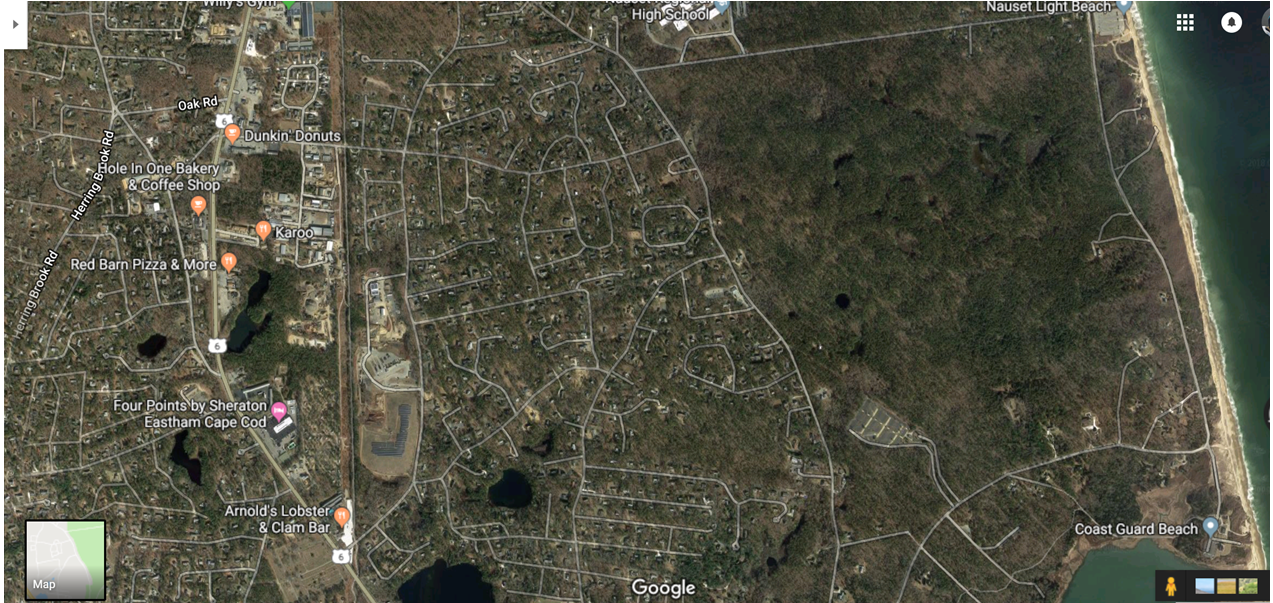
//> input picture CS361-GISTool-Group23/Discolordetect Integration Tests/satellite1.png, 1273 x 603 px
$ ./imageCompTest '../Discolordetect Integration Tests/satellite1.png' '../Discolordetect Integration Tests/satellite2.png'   (built with g++ and OpenCV 4)
//> lines starting //> are read from the running program, lines starting //| are printed output that depends on the picture
/*
 * Unit Tests for Image Comparator Program
 * CS 361 Group 23
 * Description: This program takes the code from the image
 * comparator function and tests the functionality line-by-line.
 */

#include <opencv2/core/core.hpp>
#include <opencv2/highgui/highgui.hpp>
#include <opencv2/imgproc/imgproc.hpp>
#include <iostream>

using namespace cv;
using namespace std;

int checkUsage(int argc);
int validInput(int argc, Mat image1, Mat image2);
Mat compareImages(Mat image1, Mat image2);
Mat setGreyscale(Mat diffimage);

// This function is used to compare a pair of vectors (intensity)
int compIntensity(Vec3b x, Vec3b y) {
	if (x == y)
	{
		return 1;
	}
	else
	{
		return 0;
	}
}

// This function is used to see if the tests pass by
// comparing an expected value (x) to the actual value (y).
int assertTrue(int x, int y) {
	if (x == y)
	{
		cout << "TEST SUCCESSFUL" << endl;
		return 1;
	}
	else
	{
		cout << "TEST FAILED" << endl;
		cout << "Expected: " << x << " | Actual: " << y << endl;
		return 0;
	}
}

int main(int argc, char** argv)
{
	// Test for correct # of arguments
	if (argc != 3)
	{
		assertTrue(0, checkUsage(argc));
		return -1;
	}

	// read in the 2 images
	Mat image1 = imread(argv[1], CV_LOAD_IMAGE_COLOR);
//> image1 is the input picture: 603 rows x 1273 cols, CV_8UC3; mean B, G, R 66.7, 81.1, 81.1
	Mat image2 = imread(argv[2], CV_LOAD_IMAGE_COLOR);
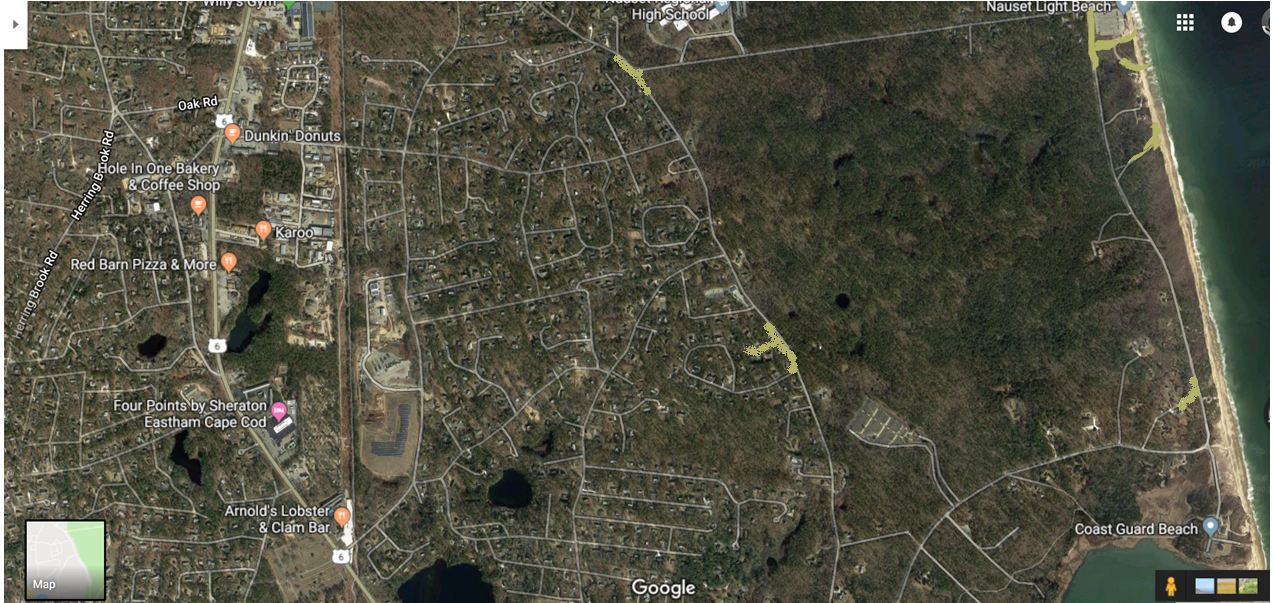
//> input picture CS361-GISTool-Group23/Discolordetect Integration Tests/satellite2.png, 1273 x 603 px
//> image2 is the input picture: 603 rows x 1273 cols, CV_8UC3; mean B, G, R 66.8, 81.3, 81.4

	// check input data
	int x = validInput(argc, image1, image2);
//> x = 1
	if (!x)
	{
		assertTrue(0, x);
		return -1;
	}

	// get difference between 2 images
	Mat diffimage = compareImages(image1, image2);

	// turn image into greyscale
	Mat diffgrey = setGreyscale(diffimage);

	// write the output image
	imwrite("diffimage.png", diffgrey);

	return 0;
}

int checkUsage(int argc)
{
	if (argc != 3)
	{
		cout << "TEST: Invalid Number of Arguments" << endl;
		cout << "Usage: imagecompar <first image> <second image>" << endl;
		return 0;
	}
}

int validInput(int argc, Mat image1, Mat image2)
{
	// check images
	if (!image1.data)
	{
		cout << "TEST: First image does not exist" << endl;
		cout << "NOTE: If both files don't exist, program exits at first image" << endl;
		cout << "Could not open or find first image" << endl;
		return 0;
	}
	if (!image2.data)
	{
		cout << "TEST: Second image does not exist" << endl;
		cout << "Could not open or find second image" << endl;
		return 0;
	}

	if (image1.rows != image2.rows || image1.cols != image2.cols)
	{
		cout << "TEST: Dimensions are different" << endl;
		cout << "Image dimensions differ" << endl;
		return 0;
	}

return 1;
}

Mat compareImages(Mat image1, Mat image2)
{

	// create a blank difference image
	Mat diffimage(image1.rows, image1.cols, CV_8UC3, Scalar(0, 0, 0));

	// Total pixels
	int pixels = image1.rows * image1.cols;
//> pixels = 767619
	int counter = 0;

	cout << "TEST: Intensities are the same for both images" << endl;
	cout << "NOTE: Test will fail if images are different" << endl;

	// loop through the pixels of images
	for (int i = 0; i < image1.rows; i++)
	{
		for (int j = 0; j < image1.cols; j++)
		{
			// get current pixel's intensity in image 1
			Vec3b intensity1 = image1.at<Vec3b>(Point(j, i));

			// get current pixel's intensity in image 2
			Vec3b intensity2 = image2.at<Vec3b>(Point(j, i));

			// Increment the counter if the intensities are the same
			counter += compIntensity(intensity1, intensity2);

			// set difference image's pixel to the difference of image1 and image2
			// subtract from 255 to have white background
			diffimage.at<Vec3b>(Point(j, i))[0] = 255 - abs(intensity1.val[0] - intensity2.val[0]);
			diffimage.at<Vec3b>(Point(j, i))[1] = 255 - abs(intensity1.val[1] - intensity2.val[1]);
			diffimage.at<Vec3b>(Point(j, i))[2] = 255 - abs(intensity1.val[2] - intensity2.val[2]);
		}
	}
//> this loop made 603 passes
//> counter on passes 1 to 3: 1273, 2546, 3819
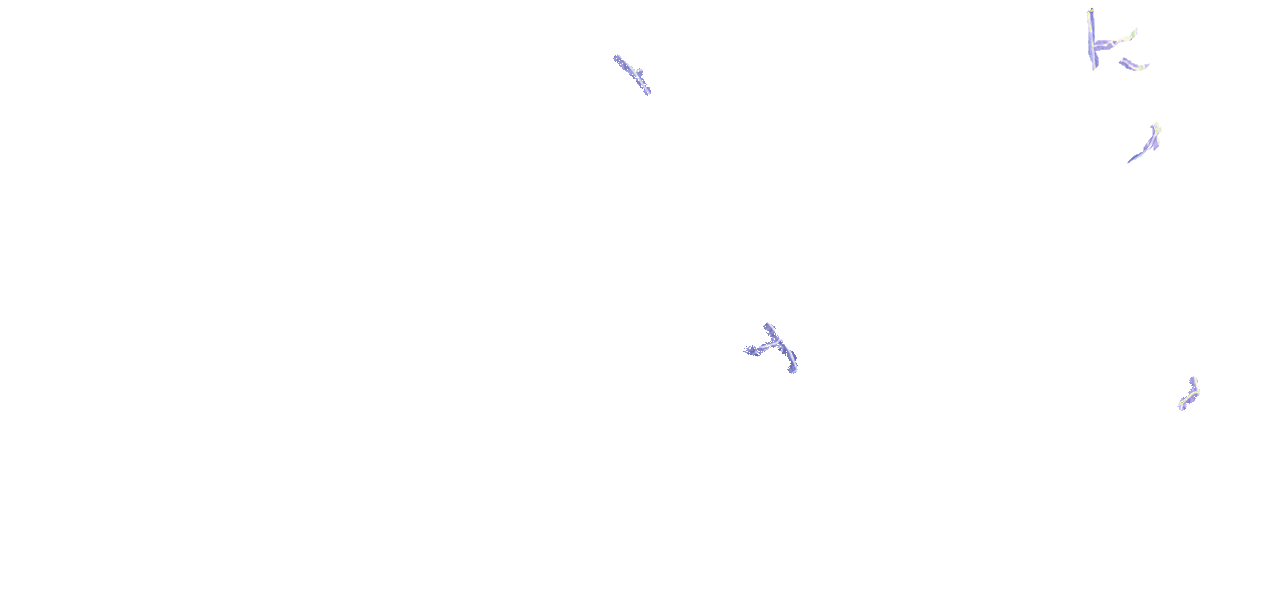
//> diffimage: 603 rows x 1273 cols, CV_8UC3; mean B, G, R 254.9, 254.7, 254.8
//> after the loop, counter = 764991
	// Check pixels vs intensity (are they the same?)
	int isSame = assertTrue(pixels, counter);
//| Expected: 767619 | Actual: 764991
//> isSame = 0
	// If intensity is not same, check if difference in pixels
	// between the two images is correct
	if (!isSame)
	{
		cout << endl;
		// Find the difference in pixels between the two images.
		int diff = pixels - counter;
//> diff = 2628

		// Create a blank white image object
		Mat blank(diffimage.rows, diffimage.cols, CV_8UC3, Scalar(255, 255, 255));
		counter = 0;
		cout << "TEST: Diffimage file has correct amount of different pixels" << endl;

		// Compare the blank image to the diffimage
		for (int i = 0; i < diffimage.rows; i++)
		{
			for (int j = 0; j < diffimage.cols; j++)
			{

				// Initialize the intensities for comparison
				Vec3b intensity1 = blank.at<Vec3b>(Point(j, i));
				Vec3b intensity2 = diffimage.at<Vec3b>(Point(j, i));

				// If the intensity is different, increment the counter
				if (!compIntensity(intensity1, intensity2))
				{
					counter += 1;
				}
			}
		}
//> this loop made 603 passes
//> counter on passes 1 to 3: 0, 0, 0
//> after the loop, counter = 2628

    // Check to see if test passes or fails
    assertTrue(diff, counter);
  }

	return diffimage;

}

Mat setGreyscale(Mat diffimage)
{
	// set difference image grayscale
	Mat diffgrey;
	cvtColor(diffimage, diffgrey, CV_BGR2GRAY);

	return diffgrey;
}
